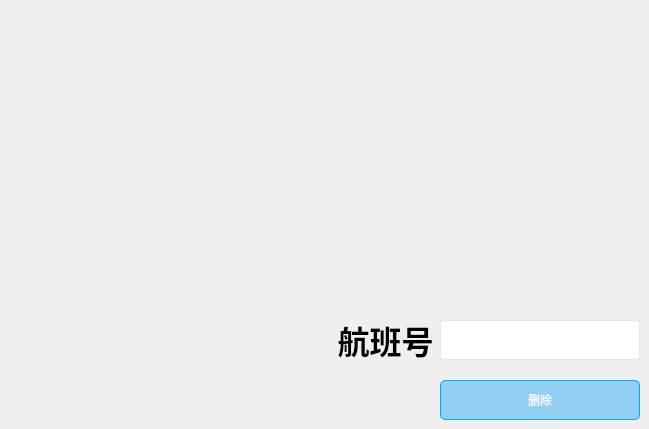
    <widget class="QWidget" name="page_13">
     <widget class="QLabel" name="label_2">
      <property name="geometry">
       <rect>
        <x>0</x>
        <y>80</y>
        <width>80</width>
        <height>80</height>
       </rect>
      </property>
      <property name="autoFillBackground">
       <bool>false</bool>
      </property>
      <property name="text">
       <string/>
      </property>
      <property name="pixmap">
       <pixmap resource="icon.qrc">:/new/prefix1/iconANDpic/point2.png</pixmap>
      </property>
      <property name="scaledContents">
       <bool>false</bool>
      </property>
     </widget>
     <widget class="QLabel" name="label_16">
      <property name="geometry">
       <rect>
        <x>330</x>
        <y>320</y>
        <width>111</width>
        <height>40</height>
       </rect>
      </property>
      <property name="font">
       <font>
        <family>微软雅黑</family>
        <pointsize>24</pointsize>
        <italic>false</italic>
        <bold>true</bold>
       </font>
      </property>
      <property name="autoFillBackground">
       <bool>false</bool>
      </property>
      <property name="styleSheet">
       <string notr="true">font: 700 24pt &quot;微软雅黑&quot;;</string>
      </property>
      <property name="text">
       <string>航班号</string>
      </property>
      <property name="alignment">
       <set>Qt::AlignmentFlag::AlignCenter</set>
      </property>
     </widget>
     <widget class="QLineEdit" name="lineEdit_delFlightId">
      <property name="geometry">
       <rect>
        <x>440</x>
        <y>320</y>
        <width>200</width>
        <height>40</height>
       </rect>
      </property>
      <property name="styleSheet">
       <string notr="true">QLineEdit {

	font: 16pt &quot;Microsoft YaHei UI&quot;;
    border: 1px solid rgb(230, 230, 230);
    border-radius: 5px;
}

</string>
      </property>
     </widget>
     <widget class="QPushButton" name="pushButton_delete">
      <property name="geometry">
       <rect>
        <x>440</x>
        <y>380</y>
        <width>200</width>
        <height>40</height>
       </rect>
      </property>
      <property name="styleSheet">
       <string notr="true">QPushButton {

	background-color: rgba(0, 159, 252,100);

	font: 700 16pt &quot;微软雅黑&quot;;
	color: rgb(255, 255, 255);
border: 1px solid rgb(0, 170, 255); 
    border-radius: 5px;
}

QPushButton:hover {  
	background-color: rgba(0, 159, 252,200);
}</string>
      </property>
      <property name="text">
       <string>删除</string>
      </property>
     </widget>
    </widget>
